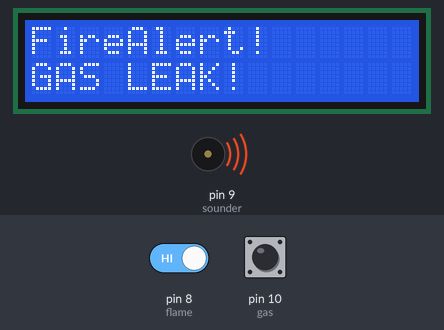
Recording of a sketch running on a simulated Arduino Uno, built with avr-gcc and run on an emulated ATmega328P. Parts: 16×2 character LCD, buzzer (waves = sounding). The inputs (shaded band) are chosen by the test bench; at power-on: pin 8 (flame) HIGH, pin 10 (gas) HIGH.

Above: at 1.77 s.
1.8 s: pin 8 (flame) driven LOW
At 2.03 s:
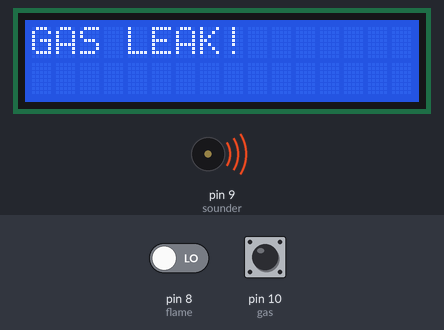
4.1 s: pin 10 (gas) pulled LOW for 3.2 s
At 4.7 s:
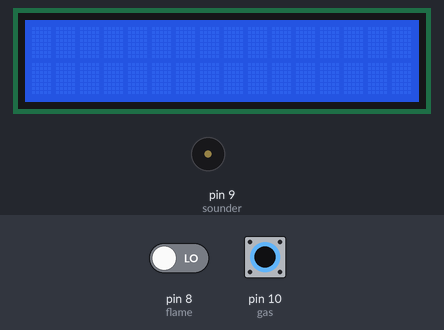
10.3 s: pin 10 (gas) pulled LOW for 3.2 s
At 14.01 s:
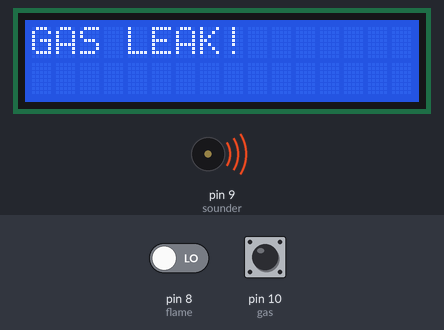
16.5 s: pin 10 (gas) pulled LOW for 3.2 s
At 17.9 s:
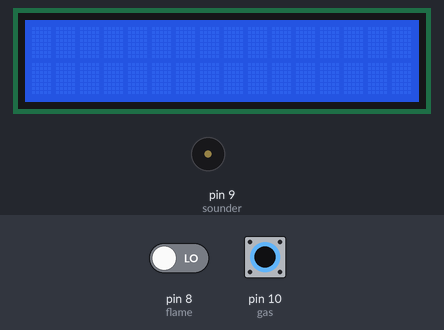
22.7 s: pin 10 (gas) pulled LOW for 3.2 s
At 26.41 s:
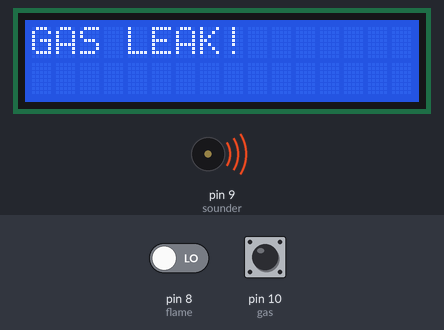
28.9 s: pin 10 (gas) pulled LOW for 3.2 s
At 29.7 s:
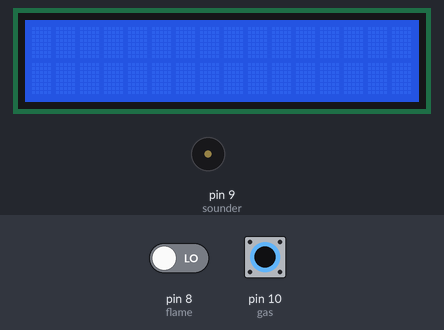
Timing chart, 0 to 33.6 s (numbered marks = the images above; inputs shaded):
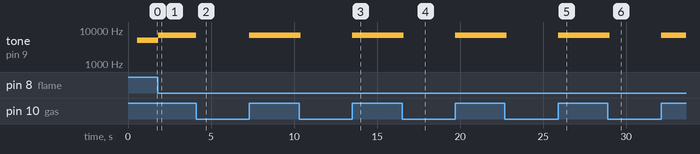

The sketch:

FireAlarmSystem.ino
```cpp
#include<LiquidCrystal.h>
LiquidCrystal lcd(2,3,4,5,6,7); //rs,en,d4,d5,d6,d7
int flame=8,gas=10;
const int sounder=9;
void setup()
{ lcd.begin(16,2);
  lcd.setCursor(0,0);
  lcd.print("Welcome to");
  lcd.setCursor(0,1);
  lcd.print("FireAlarmSystem");
  delay(500);
  lcd.clear();
  pinMode(sounder, OUTPUT);
  pinMode(flame, INPUT_PULLUP);
  pinMode(gas, INPUT_PULLUP);
}
void loop()
{  int fire=(digitalRead(flame)== 1);
   int gasleak=(digitalRead(gas)== 1);
   if(gasleak && fire)
   {
    lcd.print("FireAlert!");
    lcd.setCursor(0,1);
    lcd.print("GAS LEAK!");
    tone(sounder, 5000);
    delay(100);
    noTone(sounder);
    lcd.clear();
    }
    else if(fire)
    {
       lcd.print("FireAlert!");
       tone(sounder, 1000);
       delay(100);
       noTone(sounder);
       lcd.clear();
    }
    else if(gasleak)
    {
       lcd.print("GAS LEAK!");
       tone(sounder, 7000);
       delay(100);
       noTone(sounder);
       lcd.clear();
    }

}
```

Measured:
- after the input at 1.8 s, tone on pin 9 (sounder): 5000 Hz → 7000 Hz at once; the display: changes at once (image 1)
- after the input at 4.1 s, tone on pin 9 (sounder): 7000 Hz → silent at once, → 7000 Hz 3.2 s later
- after the input at 10.3 s, tone on pin 9 (sounder): 7000 Hz → silent after 0.10 s, → 7000 Hz 3.1 s later
- after the input at 16.5 s, tone on pin 9 (sounder): 7000 Hz → silent after 0.10 s, → 7000 Hz 3.1 s later
- after the input at 22.7 s, tone on pin 9 (sounder): 7000 Hz → silent after 0.10 s, → 7000 Hz 3.1 s later
- after the input at 28.9 s, tone on pin 9 (sounder): 7000 Hz → silent after 0.10 s, → 7000 Hz 3.1 s later
- what the display in image 1 shows lasts 0.4 s, from 1.8 s to 2.2 s
